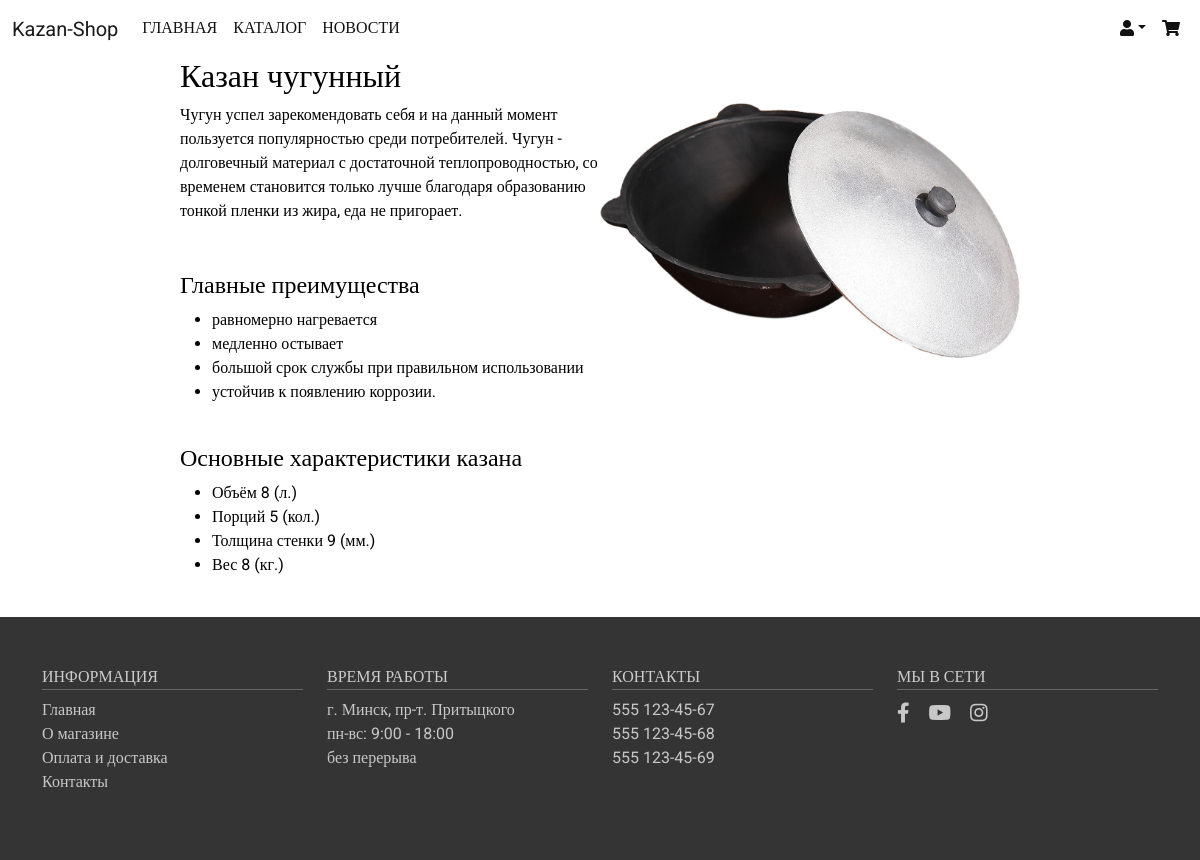
Page /about/1 on the committed database.
### shop/models.py (models this page shows, shortened)
class Kazan(models.Model):
    price_new = models.IntegerField(verbose_name='Новая цена')
    price = models.IntegerField(verbose_name='Цена')
    title = models.CharField(max_length=255, verbose_name='Заголовок')
    volume = models.IntegerField(verbose_name='Объём')
    portions = models.IntegerField('Порции')
    wall_thickness = models.IntegerField('Толщина стенки')
    weight = models.IntegerField('Масса')
    photo = models.ImageField(upload_to="photos/%Y/%m/%d", verbose_name='Фото')
    is_published = models.BooleanField(default=True, verbose_name='Публикация')
    class Meta:
        verbose_name = 'Казаны'
        verbose_name_plural = 'Казаны'
        ordering = ['id']

### shop/views.py (the view)
# urls.py: path('about/<int:post_id>', about, name='about'),
def about(request,post_id):
    kazans=Kazan.objects.all()
    return render(request,'shop/about.html', {'kazans': kazans, 'post_id': post_id})

### shop/templates/shop/about.html (shortened to what this page needs)
{% load static %}
<!doctype html>
<html lang="ru">
  <head>
    <link href="https://cdn.jsdelivr.net/npm/bootstrap@5.0.2/dist/css/bootstrap.min.css" rel="stylesheet">
    <link type="text/css"  href="{% static 'shop/css/main.css' %}" rel="stylesheet"/>
  </head>
  <body>
    <link rel="stylesheet" href="https://use.fontawesome.com/releases/v5.15.4/css/all.css">
    <nav class="navbar navbar-expand-lg navbar-light">
        <div class="container-fluid">
          <a class="navbar-brand" href="{% url 'home' %}">Kazan-Shop</a>
          <div class="collapse navbar-collapse" id="navbarSupportedContent">
            <ul class="navbar-nav me-auto mb-2 mb-lg-0 top-menu">
              <li class="nav-item">
                <a class="nav-link" href="{% url 'home' %}">Главная</a>
              </li>
              <li class="nav-item">
                <a class="nav-link" href="#">Каталог</a>
              </li>
              <li class="nav-item">
                <a class="nav-link" href="#">Новости</a>
              </li>
            </ul>
            <ul class="navbar-nav ms-auto mb-2 mb-lg-0">
                <li class="nav-item dropdown">
                  <a class="nav-link dropdown-toggle" data-bs-toggle="dropdown" href="#"><i class="fas fa-user"></i></a>
                </li>
                <li class="nav-item">
                  <a class="nav-link"  href="#" data-bs-toggle="modal" data-bs-target="#modal-card"><i class="fas fa-shopping-cart"></i></a>
                </li>
              </ul>
          </div>
          </div>
      </nav>
<div class="text">
      <h2 id="fizika">Казан чугунный</h2>
    {% for p in kazans %}
    {% if p.id == post_id %}
    <img src="{{p.photo.url}}" alt="kazan" width="50%" height="50%" />
    {% endif %}
    {% endfor %}
    <article>
        Чугун успел зарекомендовать себя и на данный момент пользуется популярностью среди потребителей. Чугун - долговечный материал с достаточной теплопроводностью, со временем становится только лучше благодаря образованию тонкой пленки из жира, еда не пригорает.
        <br><br><br>
<h4>Главные преимущества</h4>
<ul>
<li>равномерно нагревается
    <li>медленно остывает
        <li>большой срок службы при правильном использовании
            <li>устойчив к появлению коррозии.
     </article><br>
<h4>Основные характеристики казана</h4>
{% for p in kazans %}
{% if p.id == post_id %}
    <ul>
        <li>Объём {{p.volume}} (л.)
        <li>Порций {{p.portions}} (кол.)
        <li>Толщина стенки {{p.wall_thickness}} (мм.)
        <li>Вес {{p.weight}} (кг.)
{% endif %}
{% endfor %}
    </article><br><br>
</div>
      <footer>
        <section class="footer">
          <div class="container">
            <div class="row">
              <div class="col-md-3 col-6">
                <h4>Информация</h4>
                <ul class="list-unstyled">
                  <li><a href="#">Главная</a></li>
                  <li><a href="#">О магазине</a></li>
                  <li><a href="#">Оплата и доставка</a></li>
                  <li><a href="#">Контакты</a></li>
                </ul>
              </div>
              <div class="col-md-3 col-6">
                <h4>Время работы</h4>
                <ul class="list-unstyled">
                  <li>г. Минск, пр-т. Притыцкого</li>
                  <li>пн-вс: 9:00 - 18:00</li>
                  <li>без перерыва</li>
                </ul>
              </div>
              <div class="col-md-3 col-6">
                <h4>Контакты</h4>
                <ul class="list-unstyled">
                  <li><a href="tel:5551234567">555 123-45-67</a></li>
                  <li><a href="tel:5551234568">555 123-45-68</a></li>
                  <li><a href="tel:5551234569">555 123-45-69</a></li>
                </ul>
              </div>
              <div class="col-md-3 col-6">
                <h4>Мы в сети</h4>
                <div class="footer-icons">
                  <a href="#"><i class="fab fa-facebook-f"></i></a>
                  <a href="#"><i class="fab fa-youtube"></i></a>
                  <a href="#"><i class="fab fa-instagram"></i></a>
                </div>
              </div>
            </div>
          </div>
        </section>
      </footer>
   </body>
</html>

### shop/static/shop/css/main.css (style rules this page uses)
html { font-size: 16px; }
body { font-family: 'Roboto', sans-serfil; font-size: 16px; font-weight: 400; color: #000; background-color: #fff; min-width: 320px; }
img { max-width: 100%; height: auto; }
section { padding: 50px 0; }
a { color: #111; }
.navbar-light .navbar-nav .nav-link { color:#111; font-weight: 500; text-transform: uppercase; }
.top-menu li a::after { content: ''; display: block; width: 100%; background-color: #111; height: 1px; transition: all .3s; transform: scale(0); }
.footer { background-color: #343434; }
.footer h4 { color: #ccc; text-transform: uppercase; font-size: 16px; border-bottom: 1px solid #666; padding-bottom: 3px; }
.footer a { text-decoration: none; transition: all .3s; }
.footer a, .footer li { color: #c8c8c8; }
.footer li a { display: block; }
.footer-icons a { display: inline-block; margin-right: 15px; font-size: 20px; }
.text { margin-left: 15%; margin-right: 15%; }
.text h2 { font-size: 32px; }
.text img { float: right; margin: 20 20; }

### rows in the picture
Kazan: photo (picture), volume "8", portions "5", wall_thickness "9", weight "8"
